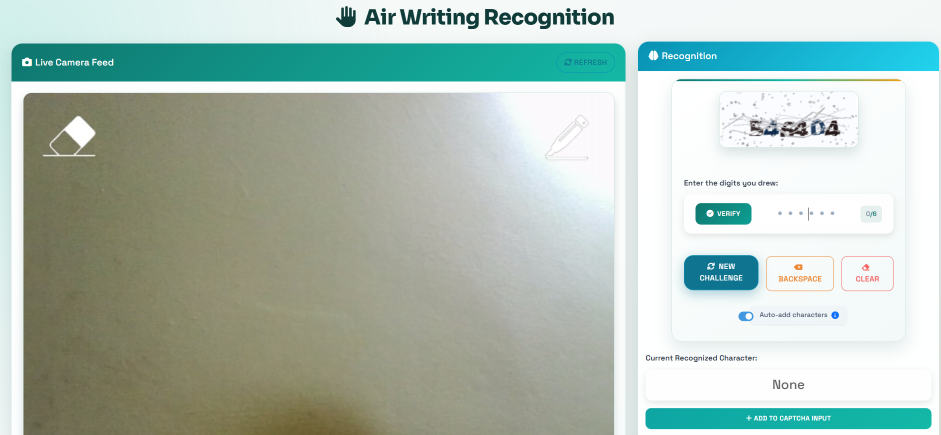
#> input picture assets/air-writing-recognition.png, 1881 x 870 px (shown at 1/2 size); its folder holds only this picture in this run
$ python -i HandTrackingModule.py   (imports and definitions only)
#> lines starting #> are read from the running program, lines starting #| are printed output that depends on the picture
import cv2
import numpy as np
import time

# Global timestamp management for MediaPipe
_last_timestamp = 0

# [8 lines left out: function get_monotonic_timestamp, not called in this run]

# Try to import mediapipe, fall back to simple detection if not available
# [15 lines not run here, left out]

class handDetector():
    def __init__(self, mode=False, maxHands=1, modelComplexity=0, detectionCon=0.7, trackCon=0.5, mediapipe_active=None):
        self.mode = mode  # Use video mode for better tracking performance
        self.maxHands = maxHands  # Limit to 1 hand for better performance
        self.modelComplex = modelComplexity  # Use lighter model for speed
        self.detectionCon = detectionCon  # Higher detection confidence for stability
        self.trackCon = trackCon

        # Allow manual override of MediaPipe availability
        self.mediapipe_active = MEDIAPIPE_AVAILABLE if mediapipe_active is None else mediapipe_active
        self.use_fallback = not self.mediapipe_active

        if self.mediapipe_active:
            self.mpHands = mp.solutions.hands
            self.hands = self.mpHands.Hands(
                static_image_mode=self.mode,  # Use video mode for smooth tracking
                max_num_hands=self.maxHands,
                model_complexity=self.modelComplex,
                min_detection_confidence=self.detectionCon,
                min_tracking_confidence=self.trackCon
            )
            self.mpDraw = mp.solutions.drawing_utils
        else:
            # Setup for fallback mode using color thresholding
            self.skin_lower = np.array([0, 48, 80], dtype=np.uint8)
            self.skin_upper = np.array([20, 255, 255], dtype=np.uint8)
            print("Using fallback hand detection mode")

        self.tipIds = [4, 8, 12, 16, 20]
        self.results = None
        self.lmList = []
        self.hand_center = None  # Track hand center for fallback mode
        self.finger_tip = None   # Track finger tip for fallback mode

    # [157 lines left out: functions findHands, findPosition, fingersUp, not called in this run]
#         cv2.waitKey(1)
#
# def __name__ == "__main__":
#     main()

>>> import cv2
>>> picture = cv2.imread('assets/air-writing-recognition.png', cv2.IMREAD_GRAYSCALE)
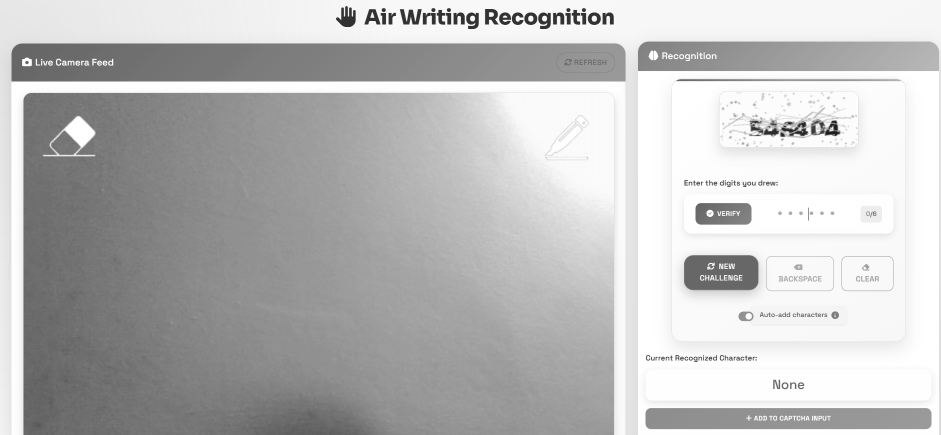
#> picture: shape (870, 1881) (shown at 1/2 size); min 28, max 255, mean 188
>>> result = handDetector().findHands(picture)
#> (the run stopped early here; a loop or call above may not have finished)
